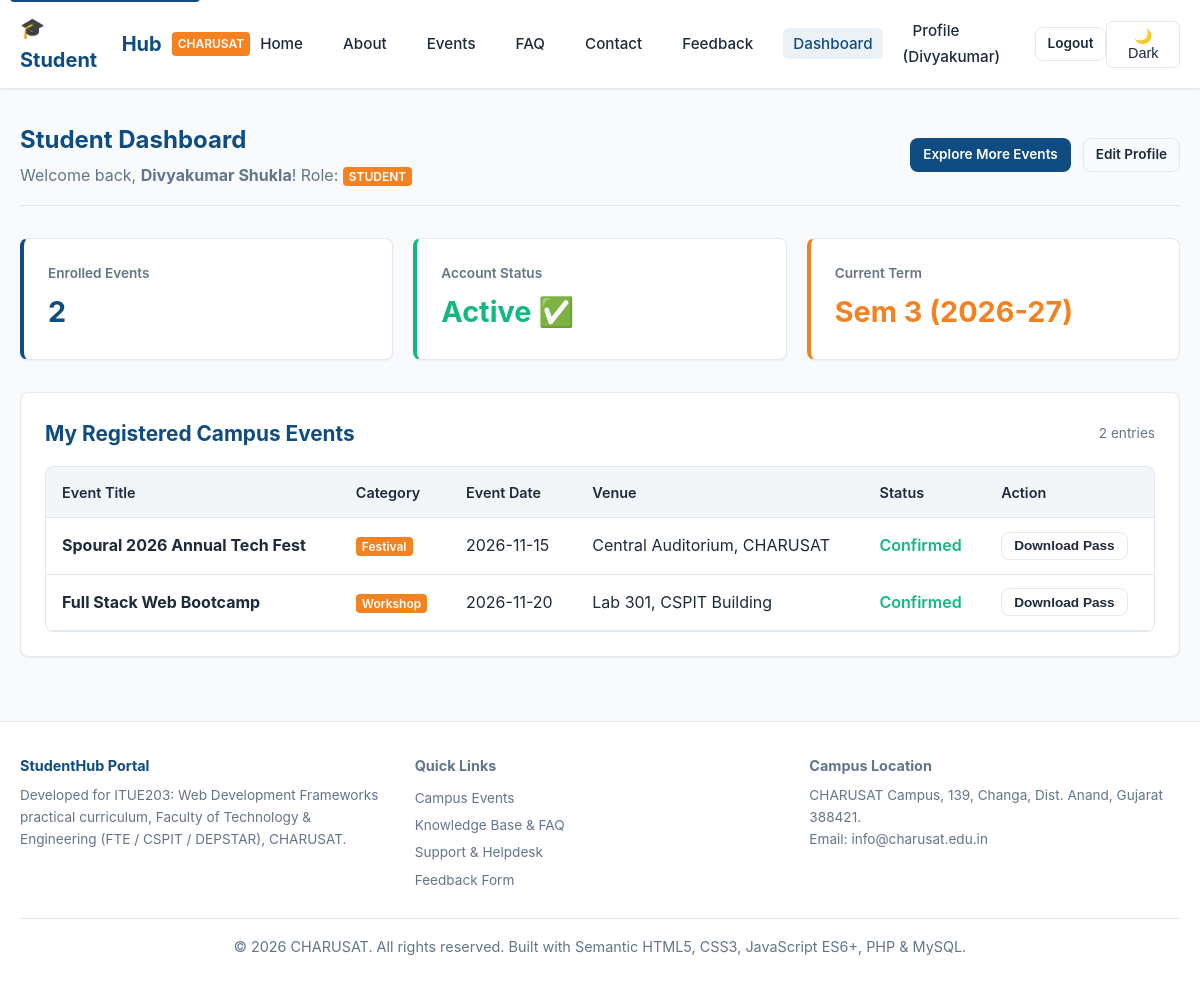
The app's page /dashboard.php (signed in) with its own data.
### tables this page shows
CREATE TABLE `registrations` (
  `id` INT AUTO_INCREMENT PRIMARY KEY,
  `student_id` INT NOT NULL,
  `event_id` INT NOT NULL,
  `registered_at` TIMESTAMP DEFAULT CURRENT_TIMESTAMP,
  `status` ENUM('confirmed', 'waitlisted', 'cancelled') NOT NULL DEFAULT 'confirmed',
  CONSTRAINT `fk_reg_student` FOREIGN KEY (`student_id`) REFERENCES `students` (`id`) ON DELETE CASCADE,
  CONSTRAINT `fk_reg_event` FOREIGN KEY (`event_id`) REFERENCES `events` (`id`) ON DELETE CASCADE,
  UNIQUE KEY `uniq_student_event` (`student_id`, `event_id`)
);

CREATE TABLE `events` (
  `id` INT AUTO_INCREMENT PRIMARY KEY,
  `title` VARCHAR(150) NOT NULL,
  `category` VARCHAR(50) NOT NULL,
  `description` TEXT NOT NULL,
  `event_date` DATE NOT NULL,
  `event_time` TIME NOT NULL,
  `venue` VARCHAR(100) NOT NULL,
  `poster_image` VARCHAR(255) DEFAULT 'default_event.jpg',
  `capacity` INT NOT NULL DEFAULT 100,
  `status` ENUM('upcoming', 'completed', 'cancelled') NOT NULL DEFAULT 'upcoming',
  `created_by` INT NULL,
  `created_at` TIMESTAMP DEFAULT CURRENT_TIMESTAMP,
  `updated_at` TIMESTAMP DEFAULT CURRENT_TIMESTAMP ON UPDATE CURRENT_TIMESTAMP,
  CONSTRAINT `fk_events_created_by` FOREIGN KEY (`created_by`) REFERENCES `users` (`id`) ON DELETE SET NULL
);

### dashboard.php (the view, shortened to what this page needs)
<?php
require_once __DIR__ . '/includes/db.php';
$user_id = $_SESSION['user_id'];
$my_events = [];
if ($db_connected) {
    $st_stmt = $conn->prepare("SELECT id FROM students WHERE user_id = ? OR email = ?");
    $st_stmt->bind_param("is", $user_id, $_SESSION['email']);
    $st_stmt->execute();
    $st_res = $st_stmt->get_result();
    if ($st_row = $st_res->fetch_assoc()) {
        $student_db_id = $st_row['id'];
        $ev_stmt = $conn->prepare("
            SELECT e.id, e.title, e.category, e.event_date, e.venue, r.registered_at, r.status
            FROM registrations r
            JOIN events e ON r.event_id = e.id
            WHERE r.student_id = ?
            ORDER BY e.event_date ASC
        ");
        $ev_stmt->bind_param("i", $student_db_id);
        $ev_stmt->execute();
        $my_events = $ev_stmt->get_result()->fetch_all(MYSQLI_ASSOC);
    }
}
require_once __DIR__ . '/includes/header.php';
?>
<section style="margin-bottom: 2rem;">
  <div style="display: flex; justify-content: space-between; align-items: center; flex-wrap: wrap; gap: 1rem; margin-bottom: 2rem; border-bottom: 1px solid var(--border-color); padding-bottom: 1rem;">
    <div>
      <h1 style="color: var(--primary-color); margin-bottom: 0.25rem;">Student Dashboard</h1>
      <p style="color: var(--text-muted);">Welcome back, <strong><?php echo htmlspecialchars($user_name); ?></strong>! Role: <span class="brand-badge"><?php echo htmlspecialchars(strtoupper($user_role)); ?></span></p>
    </div>
    <div style="display: flex; gap: 0.75rem;">
      <a href="events.php" class="btn btn-primary btn-sm">Explore More Events</a>
      <a href="profile.php" class="btn btn-outline btn-sm">Edit Profile</a>
    </div>
  </div>
  <div style="display: grid; grid-template-columns: repeat(auto-fit, minmax(220px, 1fr)); gap: 1.25rem; margin-bottom: 2rem;">
    <div class="card" style="border-left: 4px solid var(--primary-color);">
      <div style="font-size: 0.85rem; color: var(--text-muted); font-weight: 600;">Enrolled Events</div>
      <div style="font-size: 1.8rem; font-weight: 700; color: var(--primary-color); margin-top: 0.25rem;"><?php echo count($my_events); ?></div>
    </div>
    <div class="card" style="border-left: 4px solid var(--accent-color);">
      <div style="font-size: 0.85rem; color: var(--text-muted); font-weight: 600;">Account Status</div>
      <div style="font-size: 1.8rem; font-weight: 700; color: var(--accent-color); margin-top: 0.25rem;">Active ✅</div>
    </div>
    <div class="card" style="border-left: 4px solid var(--secondary-color);">
      <div style="font-size: 0.85rem; color: var(--text-muted); font-weight: 600;">Current Term</div>
      <div style="font-size: 1.8rem; font-weight: 700; color: var(--secondary-color); margin-top: 0.25rem;">Sem 3 (2026-27)</div>
    </div>
  </div>
  <div class="card">
    <div style="display: flex; justify-content: space-between; align-items: center; margin-bottom: 1rem;">
      <h2 style="font-size: 1.3rem; color: var(--primary-color);">My Registered Campus Events</h2>
      <span style="font-size: 0.85rem; color: var(--text-muted);"><?php echo count($my_events); ?> entries</span>
    </div>
    <?php if (empty($my_events)): ?>
      <div style="text-align: center; padding: 2.5rem 1rem;">
        <p style="color: var(--text-muted); margin-bottom: 1rem;">You haven't registered for any campus events yet.</p>
        <a href="events.php" class="btn btn-outline">Browse Campus Events</a>
      </div>
    <?php else: ?>
      <div class="table-responsive">
        <table class="table">
          <thead>
            <tr>
              <th>Event Title</th>
              <th>Category</th>
              <th>Event Date</th>
              <th>Venue</th>
              <th>Status</th>
              <th>Action</th>
            </tr>
          </thead>
          <tbody>
            <?php foreach ($my_events as $item): ?>
              <tr>
                <td><strong><?php echo htmlspecialchars($item['title']); ?></strong></td>
                <td><span class="brand-badge"><?php echo htmlspecialchars($item['category']); ?></span></td>
                <td><?php echo htmlspecialchars($item['event_date']); ?></td>
                <td><?php echo htmlspecialchars($item['venue']); ?></td>
                <td><span style="color: var(--accent-color); font-weight: 600;">Confirmed</span></td>
                <td>
                  <button class="btn btn-outline btn-sm" onclick="showToast('Badge pass downloaded for <?php echo htmlspecialchars(addslashes($item['title'])); ?>', 'success')">Download Pass</button>
                </td>
              </tr>
            <?php endforeach; ?>
          </tbody>
        </table>
      </div>
    <?php endif; ?>
  </div>
</section>
<?php require_once __DIR__ . '/includes/footer.php'; ?>

### assets/css/main.css (style rules this page uses)
:root { --primary-color: #0f4c81; --primary-hover: #0a355c; --secondary-color: #f58220; --accent-color: #10b981; --danger-color: #ef4444; --warning-color: #f59e0b; --info-color: #3b82f6; --bg-main: #f8fafc; --bg-card: #ffffff; --text-main: #1e293b; --text-muted: #64748b; --border-color: #e2e8f0; --shadow-sm: 0 1px 2px 0 rgba(0, 0, 0, 0.05); --shadow-md: 0 4px 6px -1px rgba(0, 0, 0, 0.1), 0 2px 4px -1px rgba(0, 0, 0, 0.06); --shadow-lg: 0 10px 15px -3px rgba(0, 0, 0, 0.1), 0 4px 6px -2px rgba(0, 0, 0, 0.05); --radius: 8px; --transition: all 0.25s ease-in-out; }
* { box-sizing: border-box; margin: 0; padding: 0; }
body { font-family: -apple-system, BlinkMacSystemFont, "Segoe UI", Roboto, "Helvetica Neue", Arial, sans-serif; background-color: var(--bg-main); color: var(--text-main); line-height: 1.6; display: flex; flex-direction: column; min-height: 100vh; transition: background-color 0.3s ease, color 0.3s ease; }
.brand-badge { background: var(--secondary-color); color: #fff; font-size: 0.75rem; padding: 2px 6px; border-radius: 4px; font-weight: 600; }
.btn { display: inline-flex; align-items: center; justify-content: center; gap: 6px; padding: 0.6rem 1.2rem; font-size: 0.95rem; font-weight: 600; border-radius: var(--radius); text-decoration: none; cursor: pointer; border: 1px solid transparent; transition: var(--transition); }
.btn-primary { background-color: var(--primary-color); color: #fff; }
.btn-outline { background-color: transparent; border-color: var(--border-color); color: var(--text-main); }
.btn-sm { padding: 0.35rem 0.75rem; font-size: 0.85rem; }
.card { background: var(--bg-card); border: 1px solid var(--border-color); border-radius: var(--radius); padding: 1.5rem; box-shadow: var(--shadow-sm); transition: var(--transition); }
.table-responsive { overflow-x: auto; margin-top: 1rem; background: var(--bg-card); border: 1px solid var(--border-color); border-radius: var(--radius); }
.table { width: 100%; border-collapse: collapse; text-align: left; }
.table th, .table td { padding: 0.85rem 1rem; border-bottom: 1px solid var(--border-color); }
.table th { background-color: rgba(15, 76, 129, 0.05); font-weight: 600; font-size: 0.9rem; }

### records on screen
registrations: event.title "Spoural 2026 Annual Tech Fest", event.category "Festival", event.event_date "2026-11-15", event.venue "Central Auditorium, CHARUSAT"
registrations: event.title "Full Stack Web Bootcamp", event.category "Workshop", event.event_date "2026-11-20", event.venue "Lab 301, CSPIT Building"

### other values on screen
explode(' ', $user_name)[0] "Divyakumar"
$user_name "Divyakumar Shukla"
$user_role "STUDENT"
count($my_events) "2"
